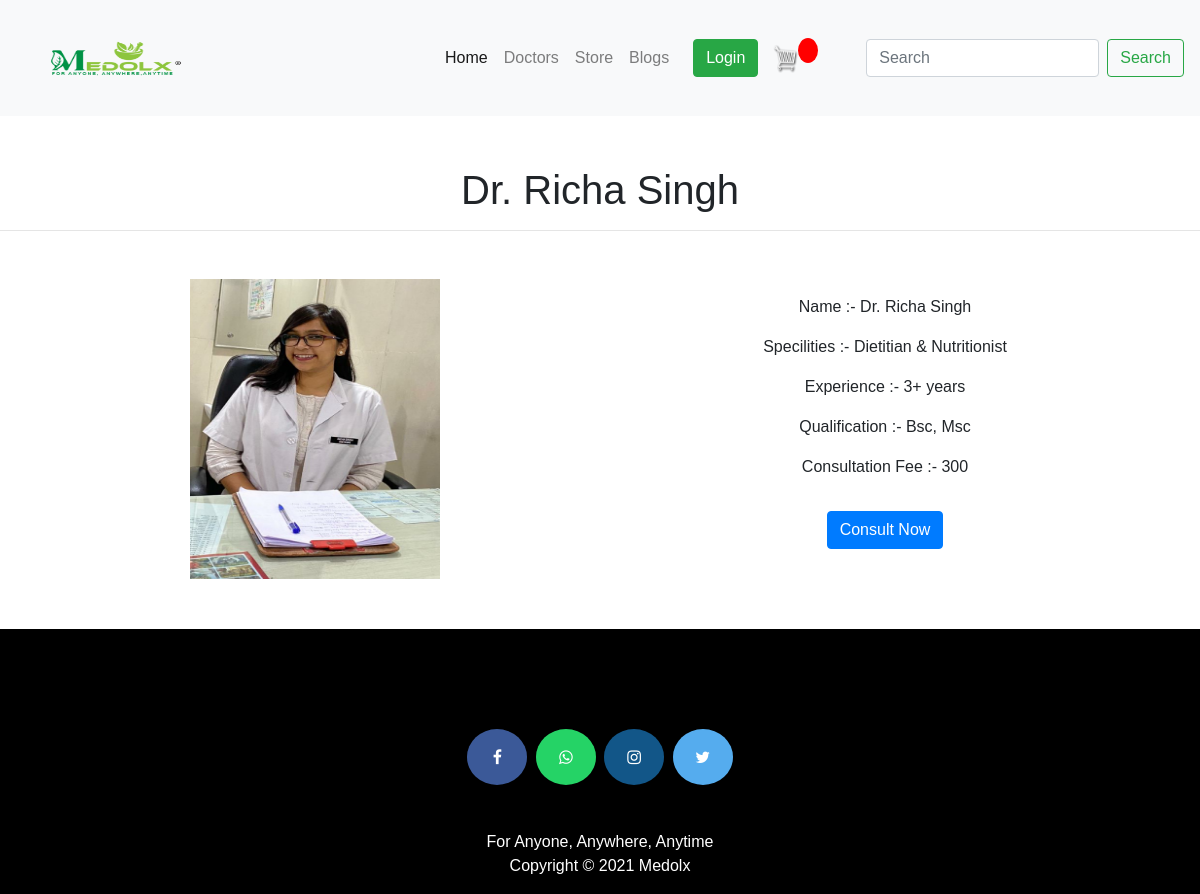
The page /doctor/3 on the database its author committed.
### medolx/models.py (models this page shows, shortened)
class Doctor(models.Model):
    user=models.OneToOneField(User,on_delete=models.CASCADE)
    email = models.CharField(max_length=35)
    phone_no = models.CharField(max_length=10, unique=True)
    address = models.CharField(max_length=40)
    qualification = CharField(max_length=25)
    hospital_name = models.CharField(max_length=50)
    gender = (
        ('M', 'Male'),
        ('F', 'Female'),
    )
    gender = models.CharField(max_length=1, choices=gender)
    department= models.CharField(max_length=50,choices=departments,default='Cardiologist')
    experience = CharField(max_length=5)
    consultation_fee = CharField(max_length=5)
    profile_pic= models.ImageField(upload_to='profile_pic/DoctorProfilePic/',null=True,blank=True)
    status=models.BooleanField(default=False)
    @property
    def get_name(self):
        return "Dr. " + self.user.first_name+" "+self.user.last_name

### medolx/views.py (the view, shortened to what this page needs)
# urls.py: path('doctor/<int:pk>', views.doctor, name="doctor"),
def doctor(request,pk):
    appointmentForm=forms.AppointmentForm()
    doctor=models.Doctor.objects.get(id=pk)
    return render(request,'doctor.html', {'doctor':doctor, 'appointmentForm':appointmentForm})

### medolx/forms.py
class AppointmentForm(forms.ModelForm):
    class Meta:
        model=models.Appointment
        fields=['phone_no', 'whatsapp_no', 'gender', 'city', 'problems', 'consultation_mode']

### templates/doctor.html (shortened to what this page needs)
{% extends "base.html" %}
{% load widget_tweaks %}
{% block body %}
{% load static %}
<section class="doctors">
    <h1 class="text-center">{{doctor.get_name}}</h1><hr>
    <div class="container mt-5">
        <div class="row">
            <div class="col-md-6 text-center">
              <img src={% static doctor.profile_pic.url %} alt="">
            </div>
            <div class="col-md-6 text-center mt-3">
                <p>Name :-  {{doctor.get_name}}</p>
                <p>Specilities :- {{doctor.department}}</p>
                <p>Experience :- {{doctor.experience}} years</p>
                <p>Qualification :- {{doctor.qualification}}</p>
                <p>Consultation Fee :- {{doctor.consultation_fee}}</p>
                <button id="myBtn" class="btn btn-primary mt-3">Consult Now</button>
            </div>
        </div>
    </div>
</section>
{% endblock %}

### static/css/style.css (style rules this page uses)
* { padding: 0; margin: 0; text-decoration: none; list-style: none; box-sizing: border-box; }
.doctors { padding-top: 50px; padding-bottom: 50px; }
.doctors img { height: 300px; width: 250px; }
h1,h2,h3,h4,h5,h6 { color:hsl(0, 0%, 30%); }
.btn { border-radius: 0; }

### static/css/main.css (style rules this page uses)
body { background-color: hsl(0, 0%, 98%); }
h1,h2,h3,h4,h5,h6 { color:hsl(0, 0%, 30%); }
.btn { border-radius: 0; }

### static/css/login.css (style rules this page uses)
.container { height: 100%; align-content: center; }

### static/css/footer.css (style rules this page uses)
p { text-align: center; }

### templates/doctor.html (style rules this page uses)
body { font-family: Arial, Helvetica, sans-serif; }

### rows shown on the page
Doctor: get_name "Dr. Richa Singh", profile_pic (picture), department "Dietitian & Nutritionist", experience "3+", qualification "Bsc, Msc", consultation_fee "300"
